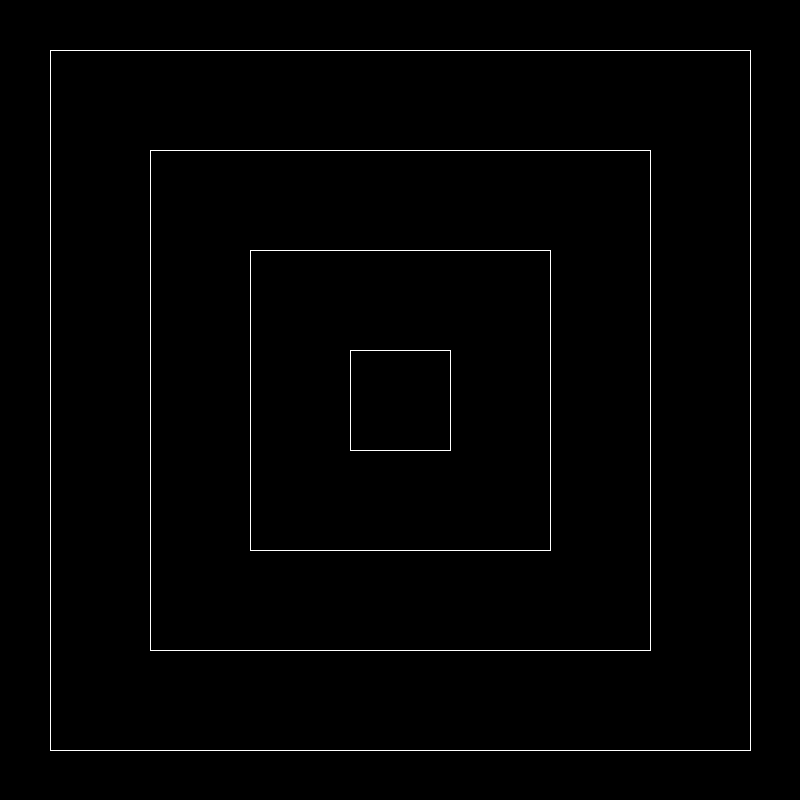
Frame 1 (no input)
Frame 60 (the mouse pressed at the canvas centre just before this capture): identical to frame 1, image omitted
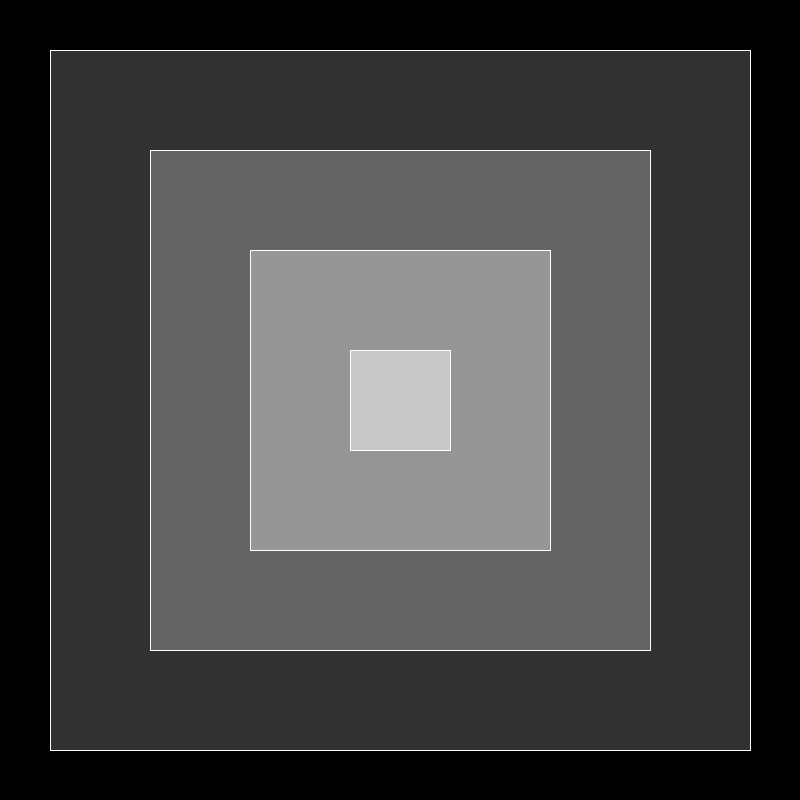
Frame 120 (the mouse held since frame 60 and released just before this capture)

The Processing sketch that drew these frames (run headless with seeded random() and noise(); from frame 60 on, the mouse is pressed at the canvas centre):

// Processing sketch: LSI_009_rect_varios
// ── LSI_009_rect_varios.pde
void setup() {
  //screen size
  size(800, 800);
}

void draw() {

//background color
background(0);

noFill();
stroke(255,255,255);


//rectangle ( cornerX, cornerY, width, height);
fill(50, mouseY);
rect(50,50,700,700);
fill(100, mouseY);
rect(150,150,500,500);
fill(150, mouseY);
rect(250,250,300,300);
fill(200, mouseY);
rect(350,350,100,100);



}
